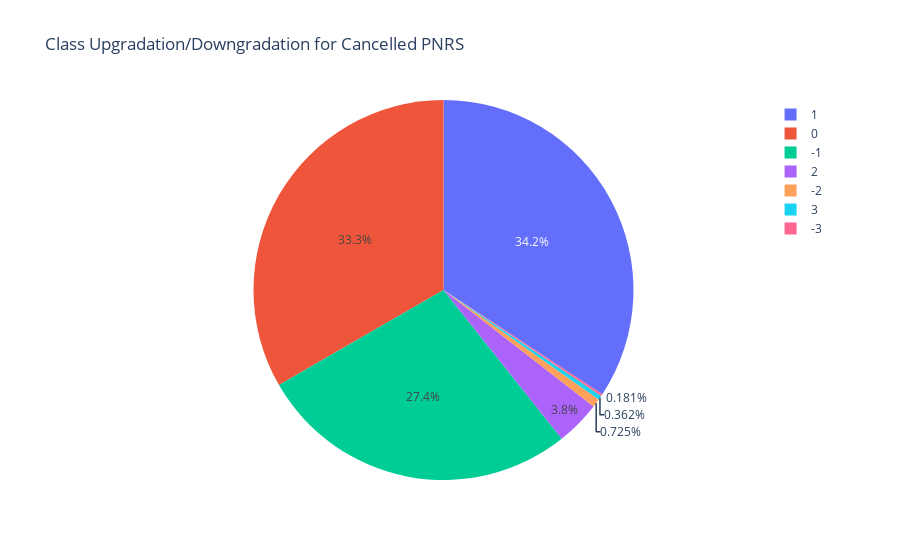

Source (notebook cell):
### Code cell
import ast

# map class with numbers
class_mapper = {'F': 0, 'B': 1 , 'P': 2, 'E': 3}

# find {class_cancelled - class_allocated} -> positive: upgrade, negetive: downgrade, zero: same class
# print(df.head())
list_up_down = []
for index, row in df.iterrows():
    # print(row['canclled_class'], row['allocated_classes'])
    cancelled_class = row['canclled_class']
    allocated_classes = ast.literal_eval(row['allocated_classes'])
    up_down = list(map(lambda x: class_mapper[x] - class_mapper[cancelled_class], allocated_classes))
    list_up_down += up_down
df_up_down = pd.DataFrame(list_up_down, columns=['up_down'])
fig = px.pie(df_up_down, names='up_down', title='Class Upgradation/Downgradation for Cancelled PNRS')
fig.show()

### Figure 1 — Plotly figure (JSON) as saved in the notebook; plotly's stock layout.template omitted (floating-point values rounded to 4 significant figures; data arrays with more than 128 entries replaced by an {"elided": "..."} marker saying what was removed)
{"data": [{"domain": {"x": [0, 1], "y": [0, 1]}, "hovertemplate": "up_down=%{label}<extra></extra>", "labels": {"elided": "552 int values"}, "legendgroup": "", "name": "", "showlegend": true, "type": "pie"}], "layout": {"legend": {"tracegroupgap": 0}, "title": {"text": "Class Upgradation/Downgradation for Cancelled PNRS"}}}
